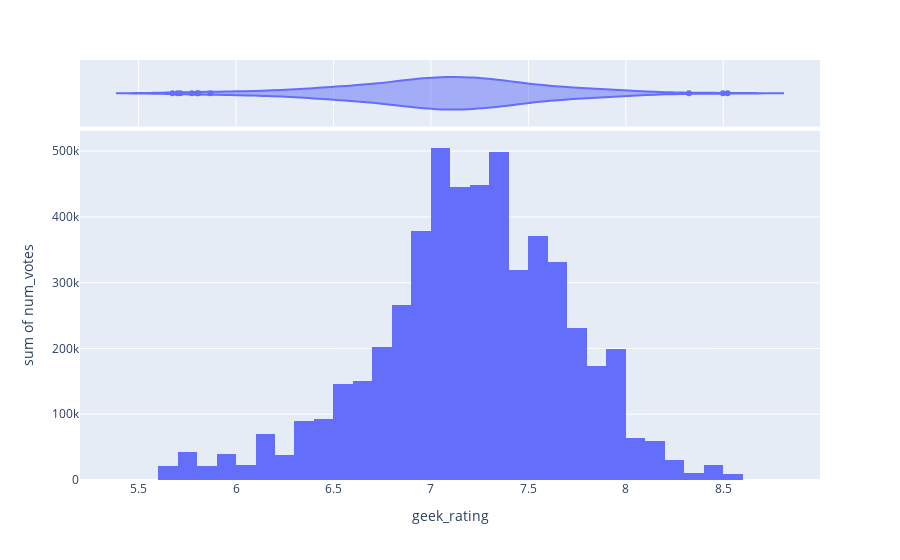

Notebook source saved alongside this figure:
### Code cell
plot6 = bgg[min_votes].plot.scatter(x="num_votes", y="geek_rating")

#Çplot6

df = bgg[min_votes]
fig = px.histogram(df, x="geek_rating", y="num_votes", marginal="violin",
                   hover_data=df.columns)
fig.show()

### Figure 1 — Plotly figure (JSON) as saved in the notebook; plotly's stock layout.template omitted (floating-point values rounded to 4 significant figures; data arrays with more than 128 entries replaced by an {"elided": "..."} marker saying what was removed)
{"data": [{"alignmentgroup": "True", "bingroup": "x", "histfunc": "sum", "hovertemplate": "geek_rating=%{x}<br>sum of num_votes=%{y}<extra></extra>", "legendgroup": "", "marker": {"color": "#636efa", "pattern": {"shape": ""}}, "name": "", "offsetgroup": "", "orientation": "v", "showlegend": false, "type": "histogram", "x": {"elided": "411 float values"}, "xaxis": "x", "y": {"elided": "411 int values"}, "yaxis": "y"}, {"alignmentgroup": "True", "customdata": {"elided": "411x18 mixed values"}, "hovertemplate": "geek_rating=%{x}<br>rank=%{customdata[0]}<br>bgg_url=%{customdata[1]}<br>game_id=%{customdata[2]}<br>names=%{customdata[3]}<br>min_players=%{customdata[4]}<br>max_players=%{customdata[5]}<br>avg_time=%{customdata[6]}<br>min_time=%{customdata[7]}<br>max_time=%{customdata[8]}<br>year=%{customdata[9]}<br>avg_rating=%{customdata[10]}<br>image_url=%{customdata[11]}<br>age=%{customdata[12]}<br>mechanic=%{customdata[13]}<br>owned=%{customdata[14]}<br>category=%{customdata[15]}<br>designer=%{customdata[16]}<br>weight=%{customdata[17]}<extra></extra>", "legendgroup": "", "marker": {"color": "#636efa"}, "name": "", "offsetgroup": "", "scalegroup": "x", "showlegend": false, "type": "violin", "x": {"elided": "411 float values"}, "xaxis": "x2", "yaxis": "y2"}], "layout": {"barmode": "relative", "legend": {"tracegroupgap": 0}, "margin": {"t": 60}, "xaxis": {"anchor": "y", "domain": [0, 1], "title": {"text": "geek_rating"}}, "xaxis2": {"anchor": "y2", "domain": [0, 1], "matches": "x", "showgrid": true, "showticklabels": false}, "yaxis": {"anchor": "x", "domain": [0, 0.8316], "title": {"text": "sum of num_votes"}}, "yaxis2": {"anchor": "x2", "domain": [0.8416, 1], "matches": "y2", "showgrid": false, "showline": false, "showticklabels": false, "ticks": ""}}}
